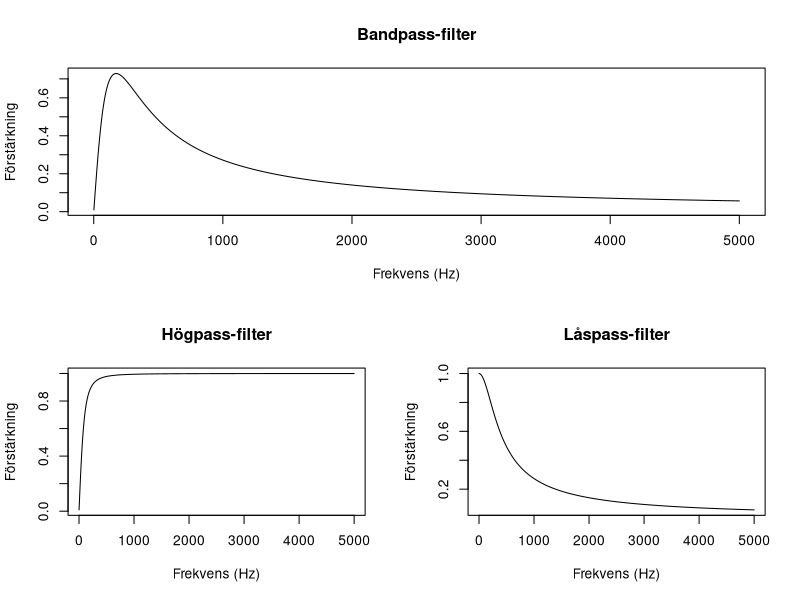

Source code (R):
lowpass = function(freq, R, C) {
  R_sq = R * R
  C_sq = C * C
  omega = 2 * pi * freq
  omega_sq = omega * omega
  
  return(1 / sqrt(1 + omega_sq * R_sq * C_sq))
}

highpass = function(freq, R, C) {
  R_sq = R * R
  C_sq = C * C
  omega = 2 * pi * freq
  omega_sq = omega * omega
  
  return(omega * R * C / sqrt(1 + omega_sq * R_sq * C_sq))
}

R_high = 150 * 10 ^ (3)
C_high = 10 * 10 ^ (-9)

R_low = 560 * 10 ^ (3)
C_low = 1 * 10 ^ (-9)

freqs = 1:5000

high_amp = highpass(freqs, R_high, C_high)
low_amp = lowpass(freqs, R_low, C_low)

layout(matrix(c(1, 1, 2, 3), 2, 2, byrow = TRUE))
plot(freqs, high_amp * low_amp, type = "l", main="Bandpass-filter", xlab="Frekvens (Hz)", ylab="Förstärkning")
plot(freqs, high_amp, type = "l", main="Högpass-filter", xlab="Frekvens (Hz)", ylab="Förstärkning")
plot(freqs, low_amp, type = "l", main="Låspass-filter", xlab="Frekvens (Hz)", ylab="Förstärkning")